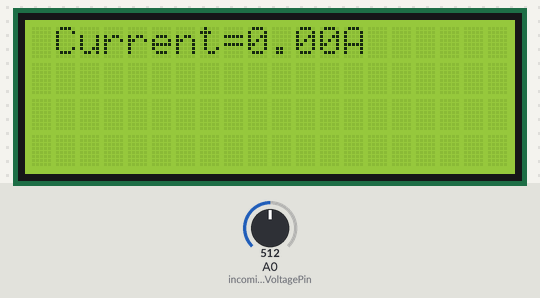
Recording of a sketch running on a simulated Arduino Uno, built with avr-gcc and run on an emulated ATmega328P. Shown: 20×4 character LCD. The inputs (shaded band) are chosen by the test bench; at power-on: A0 (incomingVoltagePin) = 512.

Above: at 1.2 s.
1.3 s: A0 (incomingVoltagePin) set to 716
At 2.4 s:
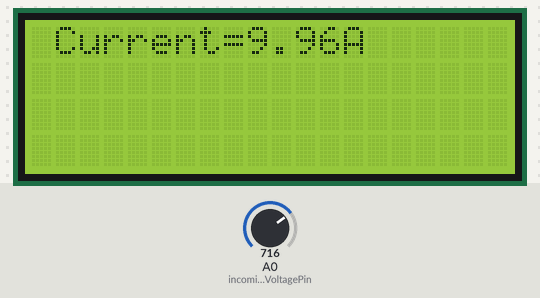
2.8 s: A0 (incomingVoltagePin) set to 900
At 3.6 s:
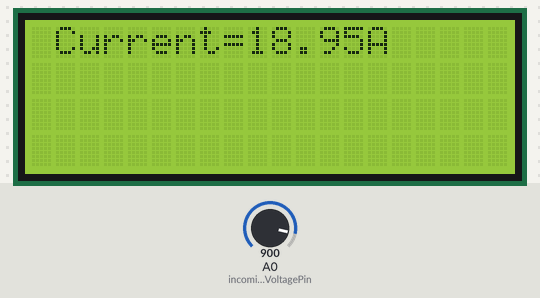
4.3 s: A0 (incomingVoltagePin) set to 725
At 4.7 s:
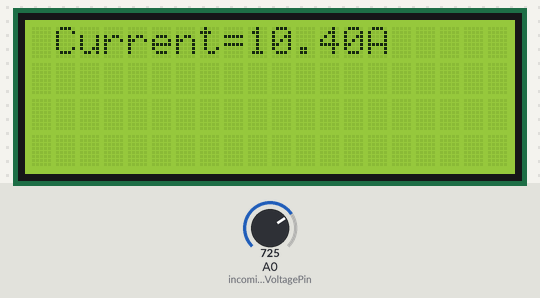
5.8 s: A0 (incomingVoltagePin) set to 706
At 7.0 s:
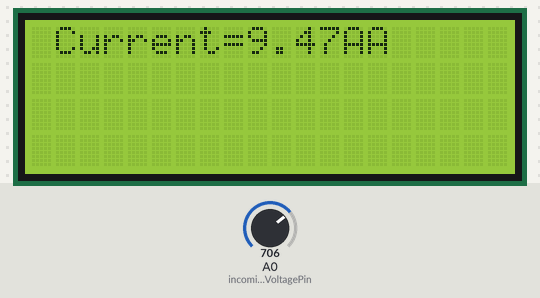
Timing chart, 0 to 8.3 s (numbered marks = the images above; inputs shaded):
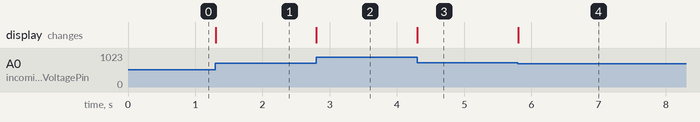

The sketch:

DCcurrentSensorProgramme.ino
```cpp
#include <LiquidCrystal.h>
int incomingVoltagePin=A0;
int adcValue=0;
double voltageReading=0;
float sensorError=2500;
int sensorSensitivity=100;
double currentReading=0;
LiquidCrystal lcd(8,9,10,11,12,13);
void setup() {
  lcd.begin(20,4);
  pinMode(incomingVoltagePin,INPUT);
  lcd.setCursor(1,0);
  lcd.print("Current=");
}
void loop() {
  adcValue=analogRead(incomingVoltagePin);
  voltageReading=(5000.00*adcValue)/1024.0;
  voltageReading=voltageReading-sensorError;
  currentReading=voltageReading/ sensorSensitivity;
  lcd.setCursor(9,0);
  lcd.print(currentReading);
  lcd.print("A");
  delay(0.5);
}
//C:\\Users\\dell\\AppData\\Local\\Temp\\arduino_build_554204/DCcurrentSensorProgramme.ino.elf
```

Measured:
- the behaviour switches between 717 and 716 on A0 (incomingVoltagePin) (found by bisection; images 3 and 4)
- after the input at 1.3 s, the display: changes at once (image 1)
- after the input at 2.8 s, the display: changes at once (image 2)
- after the input at 4.3 s, the display: changes at once (image 3)
- after the input at 5.8 s, the display: changes at once (image 4)
